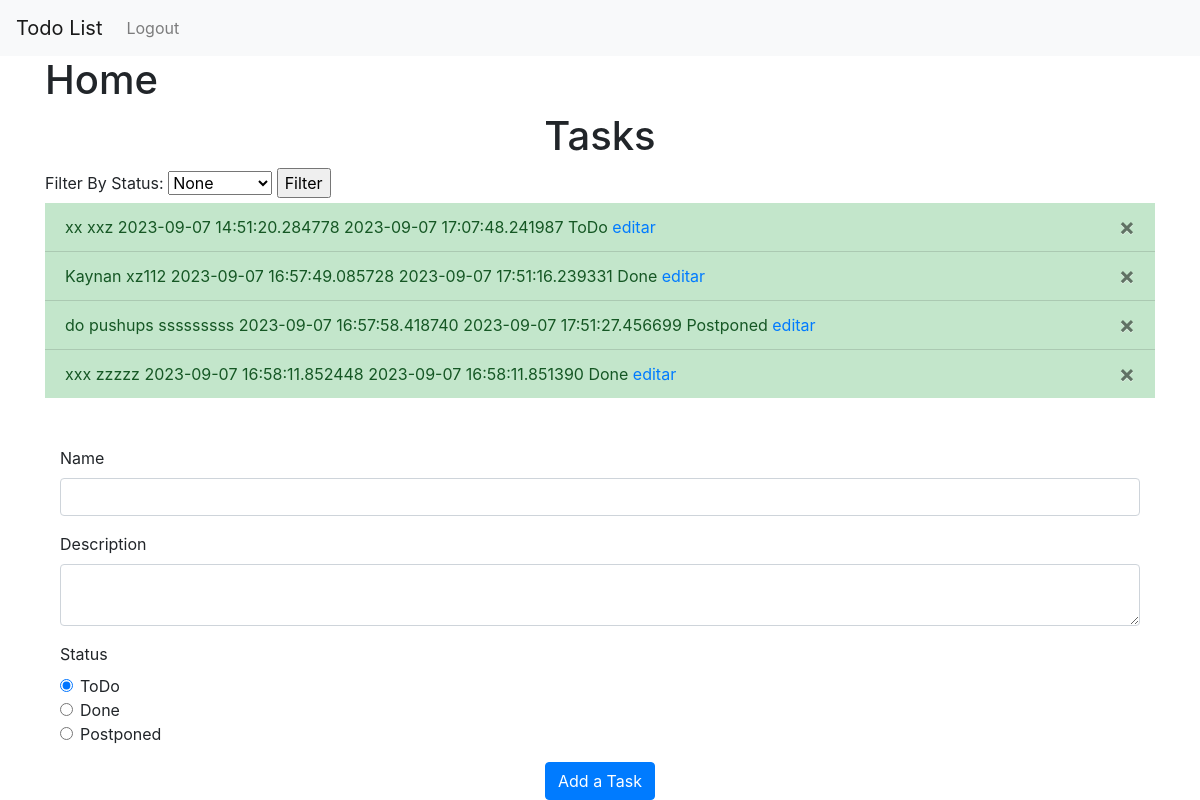
Screenshot of / (signed in) with the database file from the repository.
### website/models.py (models this page shows)
class Task(db.Model):
    id = db.Column(db.Integer, primary_key=True)
    name = db.Column(db.String(200))
    text = db.Column(db.String(1000))
    status = db.Column(db.String(20))
    public = db.Column(db.Boolean, default=True)
    created_at = db.Column(db.DateTime(timezone=True), default=datetime.datetime.now)
    updated_at = db.Column(db.DateTime(timezone=True), default=datetime.datetime.now, onupdate=datetime.datetime.now)
    user_id = db.Column(db.Integer, db.ForeignKey('user.id')) #user_id is the name of the table and the field

### website/views.py (the view, shortened to what this page needs)
@views.route('/', methods=['GET', 'POST'])
@login_required
def home():
    if request.method == 'GET':
        tasks  = Task.query.filter(Task.public == True, Task.user_id == current_user.id).all()
        for task in tasks:
            print(task.name, task.public)
        return render_template("index.html", user=current_user, tasks=tasks, status_options=status_options)

### website/__init__.py (called while the page is built)
def create_app():
    app = Flask(__name__)
    app.config['SECRET_KEY'] = '___jamelaumn___DJKpdjoggfpyht#$#dh___ENRICKY___jklfDHFCJFOHY78JTRNDY7FYLIOP0I47a___kaynan___'
    app.config['SQLALCHEMY_DATABASE_URI'] = f'sqlite:///{DB_NAME}' # caminho do banco
    db.init_app(app)
    migrate = Migrate(app, db)
    from .views import views
    from .auth import auth
    app.register_blueprint(views, url_prefix='/')
    app.register_blueprint(auth, url_prefix='/account')
    from .models import User, Task
    login_manager = LoginManager()
    login_manager.login_view = 'auth.login' # pra redirecionar pra página de login
    login_manager.login_message = 'Faça o login para acessar essa página'
    login_manager.init_app(app)
    @login_manager.user_loader # pra buscar
    def load_user(user_id):
        return User.query.get(int(user_id))
    return app # pra passar a referência no main.py

### website/templates/index.html
{% extends 'base.html' %}
{% block content %}
    <h1>Home</h1>
    {% if user %}
    <h1 class="text-center">Tasks</h1>
    <form method="GET" action="/filter">
        <label for="status">Filter By Status:</label>
        <select id="status" name="status">
            {% for option in status_options %}
                <option value="{{ option }}">{{ option }}</option>
            {% endfor %}
        </select>
        <input type="submit" value="Filter">
    </form>
    <ul class="list-group list-group-flush "id="tasks">
        {% for task in tasks %}
        <li class="list-group-item list-group-item-success">
            {{task.name}}
            {{task.text}}
            {{task.created_at}}
            {% if task.created_at != task.updated_at %}
                {{task.updated_at}}
            {% endif %}
            {{task.status}}
            <a href="/update-task/{{task.id}}">editar</a>
            {% if task.public == false %}
                <button type="button" class="close" onclick="deleteTask('{{task.id}}')">
                <span aria-hidden="true" class="success">&times; </span></button>
                <button type="button" class="close" onclick="reviveTask('{{task.id}}')">
                <span aria-hidden="true">&check; </span></button>
            {% else %}
                <button type="button" class="close" onclick="deleteTask('{{task.id}}')">
                <span aria-hidden="true">&times; </span></button>
            {%endif%}
            </li>
        {% else %}
            <li class="mb-5">No Task Found</li>
        {% endfor %}
        </ul>
    {% endif %}
    <form method="POST" class="container mt-5">
        <div class="form-group">
            <label for="name">Name</label>
            <input type="text" id="name" name="name" class="form-control">
        </div>
        <div class="form-group">
            <label for="text">Description</label>
            <textarea name="text" id="text" class="form-control"></textarea>
        </div>
        <div class="form-group">
            <label>Status</label>
            <div class="form-check">
                <input type="radio" id="ToDo" name="status" value="ToDo" class="form-check-input" checked>
                <label for="ToDo" class="form-check-label">ToDo</label>
            </div>
            <div class="form-check">
                <input type="radio" id="Done" name="status" value="Done" class="form-check-input">
                <label for="Done" class="form-check-label">Done</label>
            </div>
            <div class="form-check">
                <input type="radio" id="Postponed" name="status" value="Postponed" class="form-check-input">
                <label for="Postponed" class="form-check-label">Postponed</label>
            </div>
        </div>
        <div class="text-center">
            <button type="submit" class="btn btn-primary">Add a Task</button>
        </div>
    </form>
{% endblock %}

### website/templates/base.html (shortened to what this page needs)
<!DOCTYPE html>
<html lang="pt-br">
<head>
    <link rel="stylesheet" href="https://cdn.jsdelivr.net/npm/bootstrap@4.6.2/dist/css/bootstrap.min.css">
</head>
<body>
    <nav class="navbar navbar-expand-lg navbar-light bg-light">
        <a class="navbar-brand" href="{{ url_for('views.home') }}">Todo List</a>
        <div class="collapse navbar-collapse" id="navbarNav">
            <ul class="navbar-nav">
            {% if user %}
            <li class="nav-item">
                <a class="nav-link" href="/account/logout">Logout</a>
            </li>
            {% endif %}
            </ul>
        </div>
    </nav>
    <div class="container">
        {% block content %}{% endblock %}
    </div>
</body>
</html>

### rows the page displays
Task: name "xx", text "xxz", created_at "2023-09-07 14:51:20.284778", updated_at "2023-09-07 17:07:48.241987", status "ToDo"
Task: name "Kaynan", text "xz112", created_at "2023-09-07 16:57:49.085728", updated_at "2023-09-07 17:51:16.239331", status "Done"
Task: name "do pushups", text "sssssssss", created_at "2023-09-07 16:57:58.418740", updated_at "2023-09-07 17:51:27.456699", status "Postponed"
Task: name "xxx", text "zzzzz", created_at "2023-09-07 16:58:11.852448", updated_at "2023-09-07 16:58:11.851390", status "Done"

### other values shown
form field status "None"
